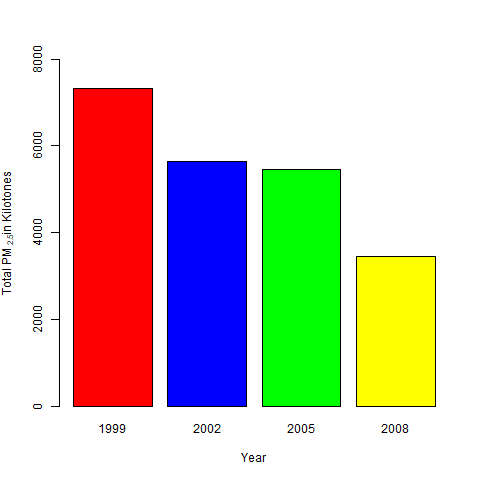

Source code (R):
##Q1
source("unzip.R")
png("plot 1.png")
TotalPM <- data.frame( tapply(NEI$Emissions, NEI$year, sum))
barplot(TotalPM[,1]/1000,names.arg =  unique(NEI$year),col=c("red","blue","green","yellow"), ylim = c(0,8000), xlab = "Year", ylab=expression('Total PM '[2.5]*'in Kilotones'))
dev.off()
##plot(unique(NEI$year),y=TotalPM[,1],col="red", pch=19, xlim = c(1998,2009), xlab = "Year", ylab = expression('Total PM'[2.5]))
##grid(NULL, NULL, lwd = 2, equilogs = T)